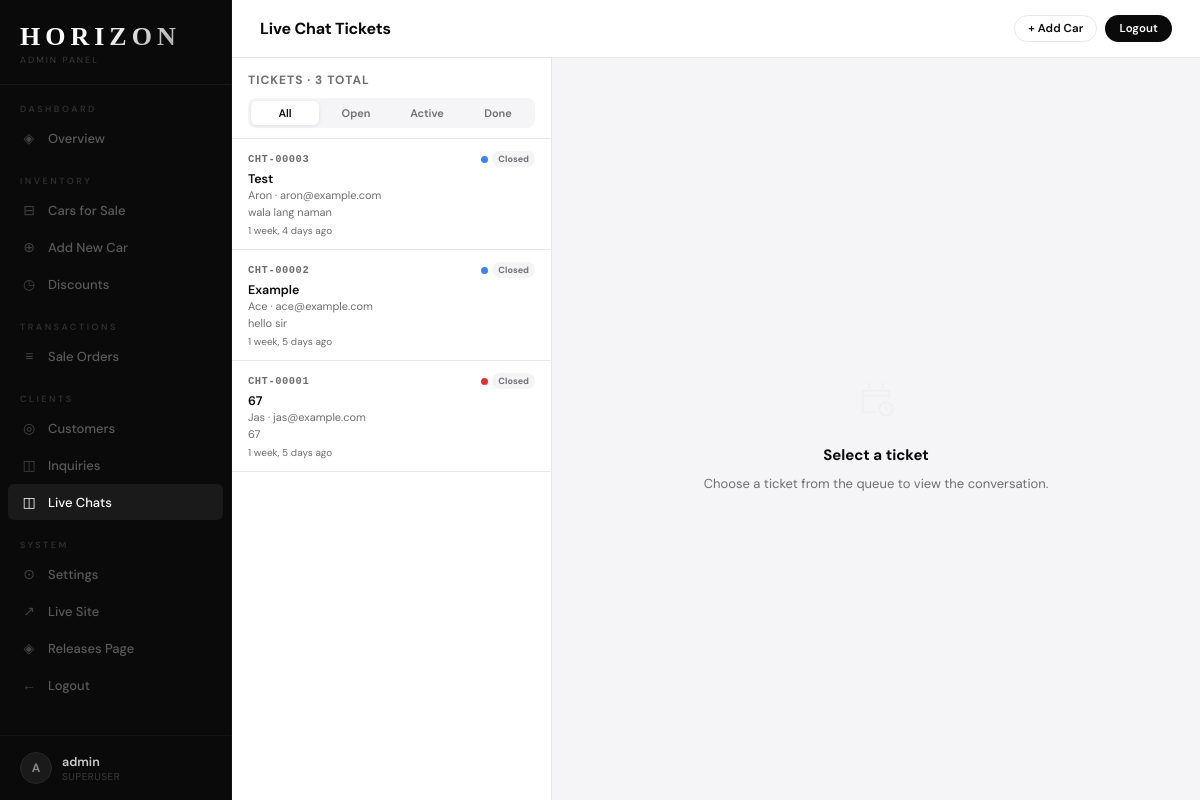
/admin-panel/chats/ (signed in), run on an earlier commit of the app's database.
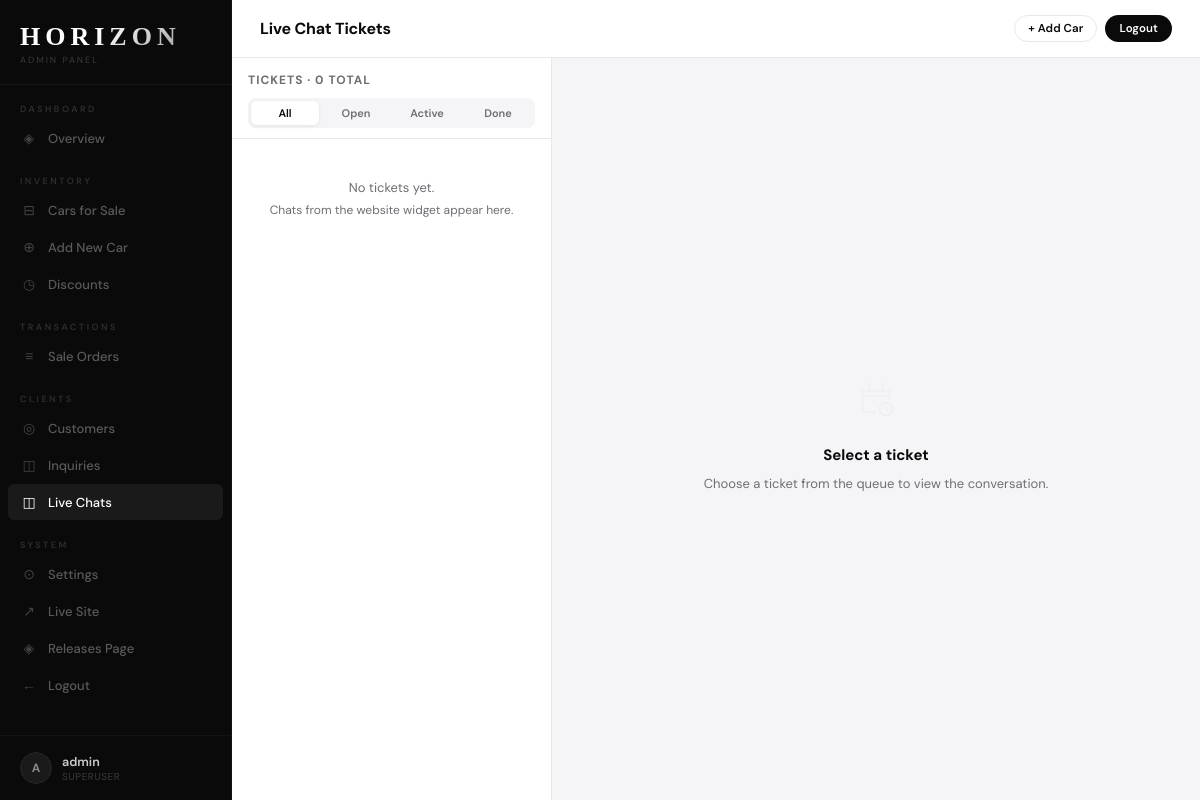
And on a later commit of the database.
### horizon/models.py (models this page shows, shortened)
class ChatSession(models.Model):
    STATUS_CHOICES = [
        ('open',       'Open'),
        ('in_progress','In Progress'),
        ('resolved',   'Resolved'),
        ('closed',     'Closed'),
    ]
    PRIORITY_CHOICES = [
        ('low',    'Low'),
        ('normal', 'Normal'),
        ('high',   'High'),
    ]
    ticket_number = models.CharField(max_length=20, unique=True, blank=True)
    subject       = models.CharField(max_length=200, blank=True)
    name          = models.CharField(max_length=100)
    email         = models.EmailField()
    token         = models.CharField(max_length=64, unique=True)
    status        = models.CharField(max_length=15, choices=STATUS_CHOICES, default='open')
    priority      = models.CharField(max_length=10, choices=PRIORITY_CHOICES, default='normal')
    is_read       = models.BooleanField(default=False)
    admin_notes   = models.TextField(blank=True)
    started_at    = models.DateTimeField(auto_now_add=True)
    updated_at    = models.DateTimeField(auto_now=True)
    @property
    def last_message(self):
        return self.messages.last()
    class Meta:
        ordering = ['-updated_at']

class ChatMessage(models.Model):
    SENDER_CHOICES = [('visitor', 'Visitor'), ('admin', 'Admin')]
    session = models.ForeignKey(ChatSession, on_delete=models.CASCADE, related_name='messages')
    sender  = models.CharField(max_length=10, choices=SENDER_CHOICES)
    body    = models.TextField()
    sent_at = models.DateTimeField(auto_now_add=True)
    is_seen = models.BooleanField(default=False)
    class Meta:
        ordering = ['sent_at']

### horizon/views.py (the view)
# urls.py: path('admin-panel/chats/',                views.admin_chats,         name='admin_chats'),
@login_required
def admin_chats(request):
    sessions     = ChatSession.objects.all()
    unread_count = sessions.filter(is_read=False).count()
    return render(request, 'horizon/admin_chats.html', {
        'sessions':     sessions,
        'unread_count': unread_count,
    })

### horizon/templates/horizon/admin_chats.html (shortened to what this page needs)
{% extends 'horizon/admin_base.html' %}
{% block page_title %}Live Chat Tickets{% endblock %}
{% block admin_content %}
<div class="tc-wrap">
  <div class="tc-queue">
    <div class="tc-queue-head">
      <div class="tc-queue-title">Tickets · {{ sessions.count }} total</div>
      <div class="tc-filter-tabs">
        <button class="tc-ftab on" onclick="tcFilter(this,'all')">All</button>
        <button class="tc-ftab"   onclick="tcFilter(this,'open')">Open</button>
        <button class="tc-ftab"   onclick="tcFilter(this,'in_progress')">Active</button>
        <button class="tc-ftab"   onclick="tcFilter(this,'resolved')">Done</button>
      </div>
    </div>
    <div class="tc-queue-scroll" id="tcQueueScroll">
      {% if sessions %}
        {% for s in sessions %}
        <div class="tc-ticket-row {% if not s.is_read %}unread{% endif %}"
             data-pk="{{ s.pk }}" data-status="{{ s.status }}"
             onclick="tcOpen({{ s.pk }})">
          <div class="tc-row-top">
            <span class="tc-ticket-id">{{ s.ticket_number }}</span>
            <span class="tc-row-badges">
              <span class="tc-prio tc-prio-{{ s.priority }}" title="{{ s.get_priority_display }}"></span>
              <span class="tc-status tc-status-{{ s.status }}">{{ s.get_status_display }}</span>
            </span>
          </div>
          <div class="tc-row-subject">{{ s.subject|default:"No subject"|truncatechars:40 }}</div>
          <div class="tc-row-from">{{ s.name }} · {{ s.email }}</div>
          {% with s.last_message as lm %}
          {% if lm %}<div class="tc-row-preview">{{ lm.body|truncatechars:45 }}</div>{% endif %}
          {% endwith %}
          <div class="tc-row-time">{{ s.started_at|timesince }} ago</div>
        </div>
        {% endfor %}
      {% else %}
        <div class="tc-no-tickets">
          <p>No tickets yet.</p>
          <p style="margin-top:6px;font-size:12px;">Chats from the website widget appear here.</p>
        </div>
      {% endif %}
    </div>
  </div>
  <div id="tcMain" class="tc-main">
    <div class="tc-empty" id="tcEmpty">
      <div class="tc-empty-icon"><svg width="40" height="40" viewBox="0 0 24 24" fill="none" stroke="currentColor" stroke-width="1" opacity=".25"><path d="M20 12V7H4v13h8"/><path d="M16 2v4M8 2v4M4 10h16"/><circle cx="18" cy="18" r="4"/><path d="M18 16v2l1 1"/></svg></div>
      <p class="tc-empty-title">Select a ticket</p>
      <p class="tc-empty-sub">Choose a ticket from the queue to view the conversation.</p>
    </div>
  </div>
</div>
{% endblock %}

What changed in the data, as far as the page shows it:
removed ChatSession: ticket_number "CHT-00003", status "Closed", subject "Test", name "Aron", email "aron@example.com", last_message.body "wala lang naman", started_at "1 week, 4 days"
removed ChatSession: ticket_number "CHT-00002", status "Closed", subject "Example", name "Ace", email "ace@example.com", last_message.body "hello sir", started_at "1 week, 5 days"
removed ChatSession: ticket_number "CHT-00001", status "Closed", subject "67", name "Jas", email "jas@example.com", last_message.body "67", started_at "1 week, 5 days"
Also different on the page:
{{ sessions.count }}: "3" → "0"
text now shown: "No tickets yet. Chats from the website widget appear here."
